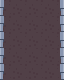

Rendered tile map (Tiled .tmx) drawn with the repository's tilesets; below, a short description and the map source with its tile grids summarised:
An orthogonal 4x5 tile map with 16x16 px tiles, 2 tile layers (background, walls), 2 tilesets.

<map version="1.4" tiledversion="1.4.2" orientation="orthogonal" renderorder="right-down" width="4" height="5" tilewidth="16" tileheight="16" infinite="0" nextlayerid="3" nextobjectid="1">
 <tileset firstgid="1" name="full tilemap" tilewidth="16" tileheight="16" tilecount="72" columns="9">
  <image source="full tilemap.png" width="144" height="128" />
 </tileset>
 <tileset firstgid="73" source="full tilemap.tsx" />
 <layer id="1" name="background" width="4" height="5">
  <data>[20 cells, 20 non-empty, 1 distinct tile ids]</data>
 </layer>
 <layer id="2" name="walls" width="4" height="5">
  <data>[20 cells, 10 non-empty, 2 distinct tile ids]</data>
 </layer>
</map>
